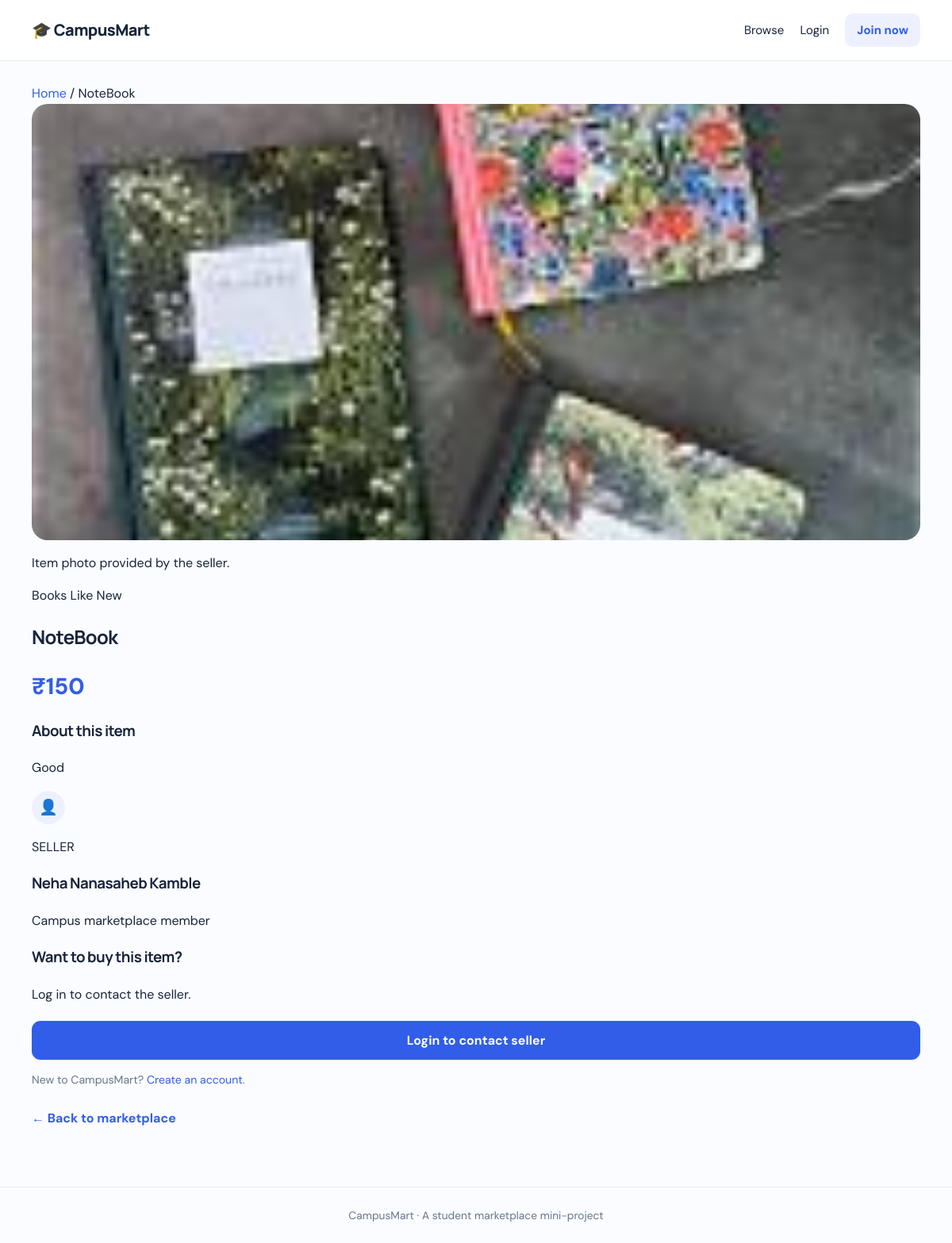
The app's page /product/2 with its own data.
### tables this page shows
CREATE TABLE products (
                id INTEGER PRIMARY KEY AUTOINCREMENT,
                seller_id INTEGER NOT NULL,
                name TEXT NOT NULL,
                category TEXT NOT NULL,
                price REAL NOT NULL CHECK(price >= 0),
                condition TEXT NOT NULL,
                description TEXT NOT NULL,
                image_url TEXT,
                created_at TIMESTAMP DEFAULT CURRENT_TIMESTAMP,
                FOREIGN KEY (seller_id) REFERENCES users(id) ON DELETE CASCADE
            );

CREATE TABLE users (
                id INTEGER PRIMARY KEY AUTOINCREMENT,
                name TEXT NOT NULL,
                email TEXT NOT NULL UNIQUE,
                password_hash TEXT NOT NULL,
                created_at TIMESTAMP DEFAULT CURRENT_TIMESTAMP
            );

### app.py (the view, shortened to what this page needs)
@app.route(
    "/product/<int:product_id>",
    methods=["GET", "POST"]
)
def product_detail(product_id):
    with get_db() as db:
        product = db.execute("""
            SELECT
                products.*,
                users.name AS seller_name,
                users.email AS seller_email
            FROM products
            JOIN users
                ON products.seller_id = users.id
            WHERE products.id = ?
        """, (product_id,)).fetchone()
    if product is None:
        abort(404)
    return render_template(
        "product.html",
        product=product
    )

### app.py (called while the page is built)
def get_db():
    connection = sqlite3.connect(
        app.config["DATABASE"]
    )
    connection.row_factory = sqlite3.Row
    connection.execute("PRAGMA foreign_keys = ON")
    return connection

### templates/product.html (shortened to what this page needs)
{% extends "base.html" %}
{% block content %}
<div class="breadcrumb">
    <a href="{{ url_for('index') }}">Home</a>
    <span> / </span>
    <span>{{ product.name }}</span>
</div>
<section class="product-detail-page">
    <div class="detail-image-column">
        <div class="detail-image-wrap">
            {% if product.image_url %}
                <img
                    class="detail-image"
                    src="{{ url_for('static',
                                    filename=product.image_url) }}"
                    alt="{{ product.name }}"
                >
            {% endif %}
        </div>
        <p class="image-caption">
            Item photo provided by the seller.
        </p>
    </div>
    <div class="detail-content">
        <div class="product-card-top">
            <span class="category-tag">
                {{ product.category }}
            </span>
            <span class="condition-tag">
                {{ product.condition }}
            </span>
        </div>
        <h1 class="detail-title">{{ product.name }}</h1>
        <p class="detail-price">
            ₹{{ "%.2f"|format(product.price)|replace(".00", "") }}
        </p>
        <h3>About this item</h3>
        <p class="detail-description">
            {{ product.description }}
        </p>
        <div class="seller-card">
            <div class="seller-avatar seller-avatar-large">👤</div>
            <div>
                <p class="seller-label">SELLER</p>
                <h3>{{ product.seller_name }}</h3>
                <p class="seller-caption">Campus marketplace member</p>
            </div>
        </div>
        {% if session.get('user_id') == product.seller_id %}
            <div class="owner-notice">
                <strong>This is your listing.</strong>
                <p>You cannot contact yourself about your own item.</p>
            </div>
            <a href="{{ url_for('sell') }}" class="button full-width">
                List another item
            </a>
        {% else %}
            <div class="contact-seller">
                <h3>Want to buy this item?</h3>
                <p>Log in to contact the seller.</p>
                <a href="{{ url_for('login') }}" class="button full-width">
                    Login to contact seller
                </a>
                <p class="help-text">
                    New to CampusMart?
                    <a href="{{ url_for('register') }}">Create an account</a>.
                </p>
            </div>
        {% endif %}
        <a href="{{ url_for('index') }}" class="back-link">
            ← Back to marketplace
        </a>
    </div>
</section>
{% endblock %}

### static/style.css (style rules this page uses)
:root { --ink: #18243a; --muted: #68758a; --brand: #315de8; --brand-dark: #2447bd; --line: #e4e9f2; --surface: #ffffff; --soft: #f4f7fc; --green: #177c57; }
* { box-sizing: border-box; }
body { margin: 0; color: var(--ink); background: #fbfcff; font-family: "DM Sans", sans-serif; line-height: 1.6; }
h1, h2, h3, .brand { font-family: "Manrope", sans-serif; letter-spacing: -0.03em; }
a { color: var(--brand); text-decoration: none; }
.button { display: inline-flex; justify-content: center; align-items: center; border: 0; border-radius: 11px; padding: 12px 18px; color: white; background: var(--brand); font: inherit; font-weight: 700; cursor: pointer; transition: .18s ease; }
.result-count, .condition, .seller, .help-text { color: var(--muted); font-size: .88rem; }
.full-width { width: 100%; margin-top: 20px; }
.back-link { display: inline-block; margin: 10px 0; font-weight: 700; }
.detail-image-wrap { background: #f0f3fa; border-radius: 20px; overflow: hidden; min-height: 340px; }
.detail-image { display: block; width: 100%; max-height: 550px; object-fit: cover; }
.detail-price { font-size: 1.8rem; font-weight: 800; color: var(--brand); margin: 8px 0; }
.seller-avatar { display: grid; place-items: center; width: 42px; height: 42px; border-radius: 50%; background: #edf1ff; font-size: 1.2rem; }
.full-width { display: block; width: 100%; text-align: center; }

### records on screen
products: name "NoteBook", image_url (picture), category "Books", condition "Like New", price "150", description "Good"
users: seller_name "Neha Nanasaheb Kamble"
